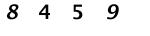
#> input picture downloads/00141.jpg, 150 x 36 px; its folder holds only this picture in this run
$ python annotate.py
#> lines starting #> are read from the running program, lines starting #| are printed output that depends on the picture; after the words box and inside, x2 and y2 are one past the last pixel; in counts of white or black regions, pixels touching at a corner belong together
import cv2
import glob
import imutils
import os

def main():

    img_paths = glob.glob("downloads/*.jpg")
    digit_counter = {}

    # Create dataset directory
    os.makedirs("dataset", exist_ok=True)
    for i, img_path in enumerate(img_paths):
        print(f"[INFO] Processing image {i + 1}/{len(img_paths)}")
        try:

            image = cv2.imread(img_path)
#> image is the input picture: shape (36, 150, 3); min 0, max 255, mean 239.8
            # Convert to grayscale
            gray = cv2.cvtColor(image, cv2.COLOR_BGR2GRAY)
            gray = cv2.copyMakeBorder(gray, 8, 8, 8, 8, cv2.BORDER_REPLICATE)
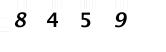
#> gray: shape (52, 166); min 0, max 255, mean 245.3
            # Image segmentation by thresholding
            _, thresh = cv2.threshold(gray, 127, 255, cv2.THRESH_BINARY_INV + cv2.THRESH_OTSU)
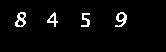
#> thresh: shape (52, 166); 3.6% white in thin lines or dots, all inside (x1, y1, x2, y2) = (15, 12, 127, 27)
            # Find contours of digits
            contours = cv2.findContours(thresh, cv2.RETR_EXTERNAL, cv2.CHAIN_APPROX_SIMPLE)
#> contours = 4 contours; box (x1, y1, x2, y2) and area: (15, 12, 26, 27) 104, (115, 12, 127, 27) 88, (47, 12, 58, 27) 60, (81, 13, 90, 27) 37
            contours = imutils.grab_contours(contours)
            contours = sorted(contours, key=cv2.contourArea, reverse=True)[:4]

            for contour in contours:
                # Get bounding box for digit
                x, y, w, h = cv2.boundingRect(contour)
                roi = gray[y-5:y+h+5, x-5:x+w+5]
                # Display image
                cv2.imshow("digit", imutils.resize(roi, width=28))
                key = cv2.waitKey(0)
                # Skip image
                if key == ord('`'):
                    print("[INFO] Ignore character")
                    continue
                # Save image to dataset
                key = chr(key).upper()
                save_path = f"dataset/{key}"
                os.makedirs(save_path, exist_ok=True)

                count = digit_counter.get(key, 1)
                cv2.imwrite(f"dataset/{key}/{count:06d}.png", roi)
                digit_counter[key] = count + 1
#> this loop made 4 passes; (key Esc is pressed on pass 1)
#> (x, y, w, h, count) on passes 1, 2, 4: (15, 12, 11, 15, 1), (115, 12, 12, 15, 1), (81, 13, 9, 14, 2)
#> (x, y, w, h, key, save_path, count) on pass 3: (47, 12, 11, 15, ' ', 'dataset/ ', 1)
#> pass 1, in main, `roi = gray[y-5:y+h+5, x-5:x+w+5]`:
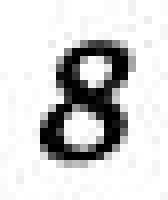
#> roi: shape (25, 21) (shown 8 times larger); min 0, max 255, mean 210.2
#> pass 1, in main, `cv2.imshow("digit", imutils.resize(roi, width=28))`:
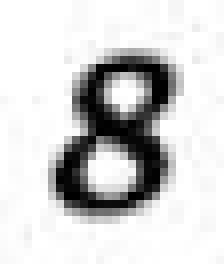
#> window 'digit': shape (33, 28) (shown 8 times larger); min 0, max 255, mean 210.1
#> pass 2, in main, `roi = gray[y-5:y+h+5, x-5:x+w+5]`:
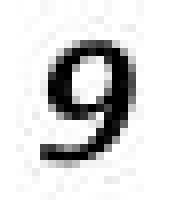
#> roi: shape (25, 22) (shown 8 times larger); min 0, max 255, mean 214.3
#> pass 2, in main, `cv2.imshow("digit", imutils.resize(roi, width=28))`:
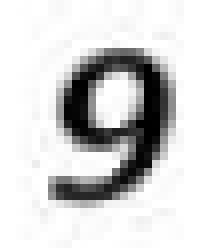
#> window 'digit': shape (31, 28) (shown 8 times larger); min 0, max 255, mean 214.3
#> after the loop, digit_counter = 3 items

        except KeyboardInterrupt:
            print("[INFO] Leaving script ...")
            break

        except:
            print("[INFO] Skipping image ...")

if __name__ == '__main__':
    main()

$ run again, on downloads/00358.jpg
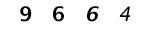
#> input picture downloads/00358.jpg, 150 x 36 px
#> in main, image is the input picture: shape (36, 150, 3); min 0, max 255, mean 239.9
#> in main, `_, thresh = cv2.threshold(gray, 127, 255, cv2.THRESH_BINARY_INV + cv2...`:
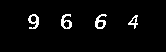
#> thresh: shape (52, 166); 3.7% white in thin lines or dots, all inside (x1, y1, x2, y2) = (28, 14, 138, 29)
#> contours = 4 contours; box (x1, y1, x2, y2) and area: (95, 14, 107, 29) 88, (28, 14, 39, 29) 88, (61, 14, 72, 29) 87, (128, 15, 138, 29) 50
#> the loop in main, `for contour in contours:` made 4 passes; (key Esc is pressed on pass 1)
#> (x, y, w, h, count) on passes 1, 2, 4: (95, 14, 12, 15, 1), (28, 14, 11, 15, 1), (128, 15, 10, 14, 2)
#> after the loop in main, `for contour in contours:`:
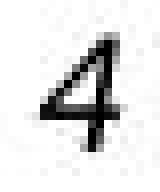
#> roi: shape (24, 20) (shown 8 times larger); min 0, max 255, mean 225.9
#> after the loop in main, `for contour in contours:`: digit_counter = 3 items

$ run again, on downloads/00448.jpg
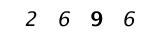
#> input picture downloads/00448.jpg, 150 x 36 px
#> in main, image is the input picture: shape (36, 150, 3); min 0, max 255, mean 242.2
#> in main, `_, thresh = cv2.threshold(gray, 127, 255, cv2.THRESH_BINARY_INV + cv2...`:
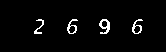
#> thresh: shape (52, 166); 3.1% white in thin lines or dots, all inside (x1, y1, x2, y2) = (34, 19, 143, 34)
#> contours = 4 contours; box (x1, y1, x2, y2) and area: (99, 19, 110, 34) 88, (132, 19, 143, 34) 72, (67, 19, 78, 34) 72, (34, 19, 44, 34) 26
#> the loop in main, `for contour in contours:` made 4 passes; (key Esc is pressed on pass 1)
#> (x, w, count) on passes 1, 2, 4: (99, 11, 1), (132, 11, 1), (34, 10, 2)
#> after the loop in main, `for contour in contours:`:
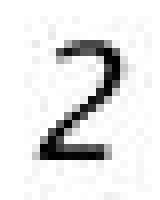
#> roi: shape (25, 20) (shown 8 times larger); min 0, max 255, mean 228.6
#> after the loop in main, `for contour in contours:`: digit_counter = 3 items
